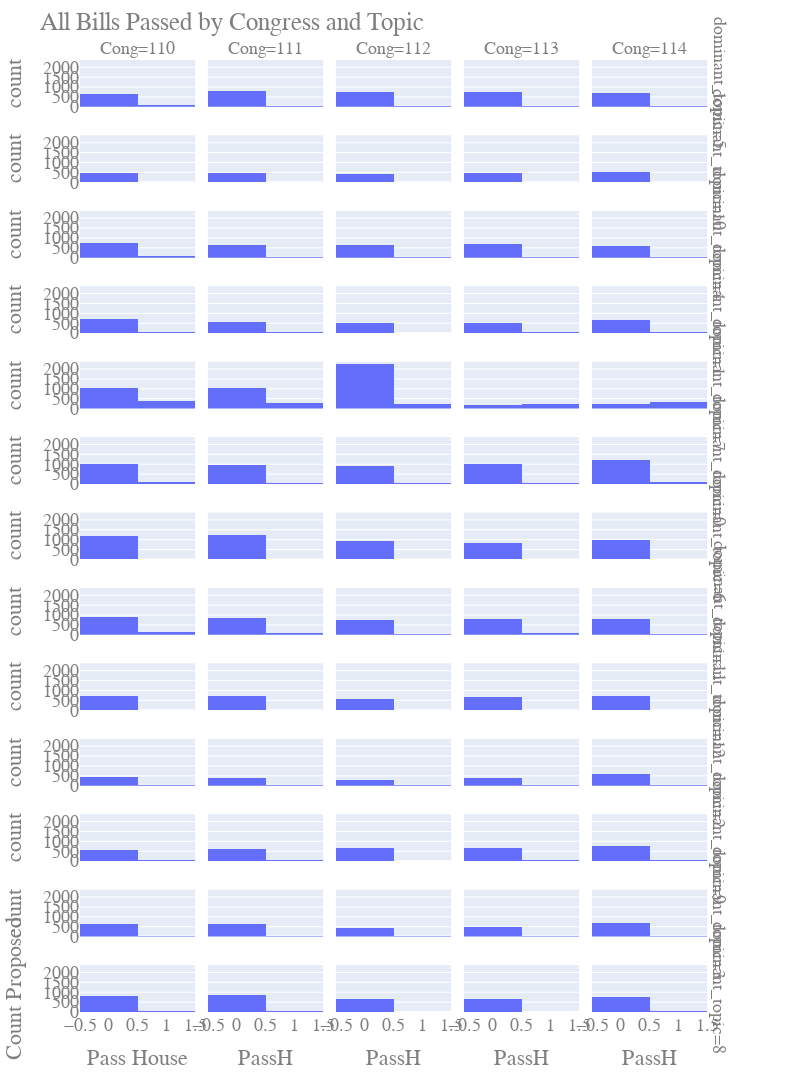

Notebook source saved alongside this figure:
### Code cell
import plotly.express as px
from plotly.subplots import make_subplots
import plotly.graph_objs as go

# layout = {
#     'title_text':'Industrial Production Y/Y Growth Level %s by Subsector',
#     'colorscale': {'categorical':'dark24'}
# }

fig = make_subplots(
    rows=13, cols=5, shared_xaxes=True, vertical_spacing=0.02
) 
fig = px.histogram(df, x="PassH", barmode="group",
            facet_row="dominant_topic", facet_col="Cong",
            category_orders={"Cong": ["110", "111", "112", "113", "114"],
                            "dominant_topic": ["0", "1", "2", "3", "4", "5", "6","7","8","9","10","11","12","13"]})


fig.update_layout(
    title="All Topics by Congress",
    xaxis_title="Pass House",
    yaxis_title="Count Proposed",
    font=dict(
        family="Courier New, monospace",
        size=18,
        color="#7f7f7f"
    )
)
fig.update_layout(height=2000, width=800, title_text="All Bills Passed by Congress and Topic")
fig.show()
